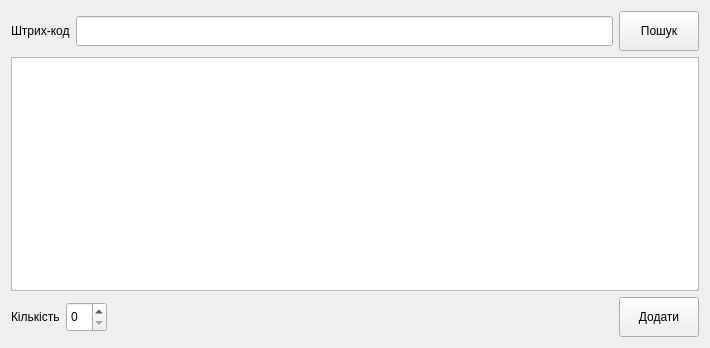
<?xml version="1.0" encoding="UTF-8"?>
<ui version="4.0">
 <class>AddExistProductForm</class>
 <widget class="QWidget" name="AddExistProductForm">
  <property name="geometry">
   <rect>
    <x>0</x>
    <y>0</y>
    <width>710</width>
    <height>348</height>
   </rect>
  </property>
  <property name="windowTitle">
   <string>Додавання продукту в замовлення</string>
  </property>
  <layout class="QVBoxLayout" name="verticalLayout">
   <item>
    <layout class="QHBoxLayout" name="horizontalLayout_2">
     <item>
      <widget class="QLabel" name="label">
       <property name="text">
        <string>Штрих-код</string>
       </property>
      </widget>
     </item>
     <item>
      <widget class="QLineEdit" name="lineBarcode">
       <property name="minimumSize">
        <size>
         <width>0</width>
         <height>30</height>
        </size>
       </property>
      </widget>
     </item>
     <item>
      <widget class="QPushButton" name="pushButtonSearch">
       <property name="minimumSize">
        <size>
         <width>0</width>
         <height>40</height>
        </size>
       </property>
       <property name="text">
        <string>Пошук</string>
       </property>
      </widget>
     </item>
    </layout>
   </item>
   <item>
    <widget class="ProductTableView" name="tableExistProduct"/>
   </item>
   <item>
    <layout class="QHBoxLayout" name="horizontalLayout">
     <item>
      <widget class="QLabel" name="label_2">
       <property name="text">
        <string>Кількість</string>
       </property>
      </widget>
     </item>
     <item>
      <widget class="QSpinBox" name="spinBoxCount">
       <property name="minimumSize">
        <size>
         <width>0</width>
         <height>30</height>
        </size>
       </property>
       <property name="minimum">
        <number>0</number>
       </property>
      </widget>
     </item>
     <item>
      <spacer name="horizontalSpacer">
       <property name="orientation">
        <enum>Qt::Horizontal</enum>
       </property>
       <property name="sizeHint" stdset="0">
        <size>
         <width>40</width>
         <height>20</height>
        </size>
       </property>
      </spacer>
     </item>
     <item>
      <widget class="QPushButton" name="pushButtonAddProduct">
       <property name="minimumSize">
        <size>
         <width>0</width>
         <height>40</height>
        </size>
       </property>
       <property name="text">
        <string>Додати</string>
       </property>
      </widget>
     </item>
    </layout>
   </item>
  </layout>
 </widget>
 <customwidgets>
  <customwidget>
   <class>ProductTableView</class>
   <extends>QTableView</extends>
   <header>producttableview.h</header>
  </customwidget>
 </customwidgets>
 <resources/>
 <connections/>
</ui>
